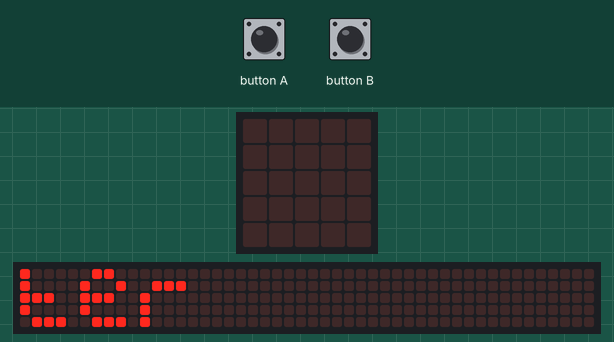
Simulated run of this program. Board: BBC micro:bit running MicroPython. Shown: the board's 5×5 LED display, a strip that is not on the board, showing the scrolling text unrolled. The inputs (shaded band) are chosen by the test bench. The 48×5 strip is a reading aid, not a part: it shows the text the display is scrolling, unrolled, one strip-width of it at a time.

Above: at 9.4 s.
10.7 s: button A pressed for 0.15 s
At 11.5 s:
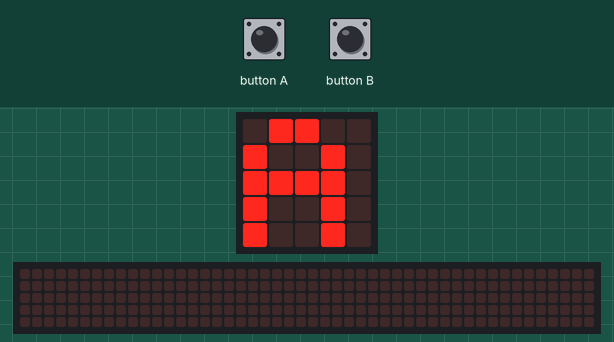
13.8 s: button B pressed for 0.15 s
At 15.1 s:
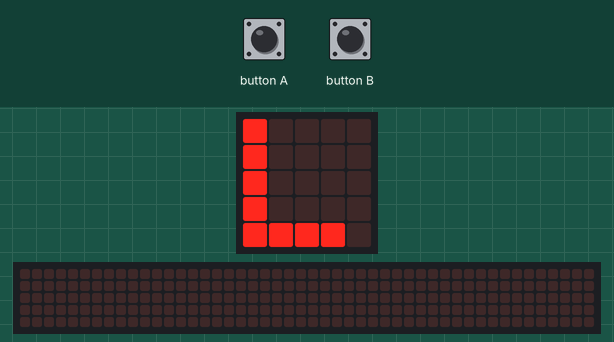
15.4 s: button B pressed for 3.2 s
At 19.7 s:
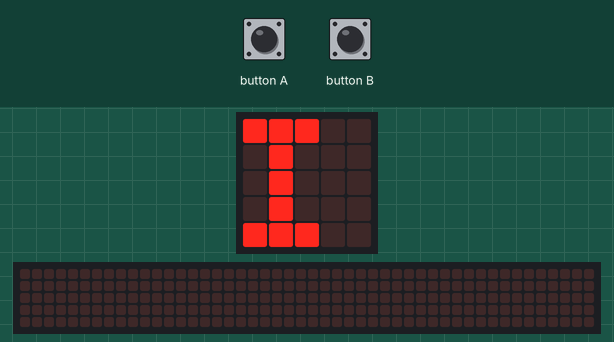
20.1 s: button A pressed for 1 s
At 21.3 s:
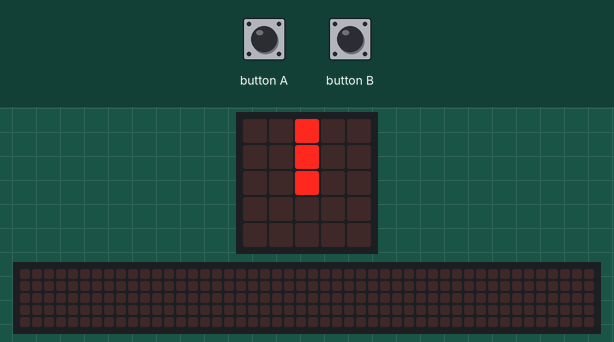
21.7 s: button B pressed for 3.2 s
At 25.9 s:
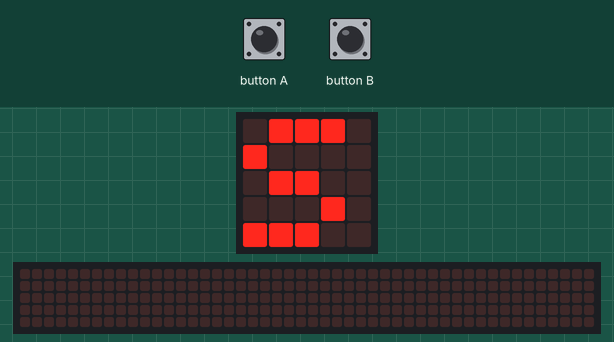
26.4 s: button A pressed for 0.15 s
At 28.0 s:
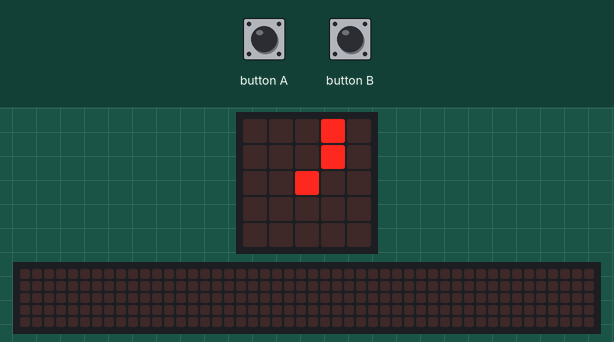

The program:

pickaLetter.py
```python
#pickaLetter
#button A starts the alphabet
#button B stops the alphabet and
#shows the chosen letter.
from microbit import *

display.scroll('Pick a letter')

letter = ['A','B','C','D','E','F','G','H','I','J',
            'K','L','M','N','O','P','Q','R','S','T',
            'U','V','W','X','Y','Z']
while True:
    if button_a.is_pressed():
        display.show('A')
        sleep(1000)
        strt = running_time()
        display.show(Image.ALL_CLOCKS, wait=False, loop = True)
    if button_b.is_pressed():
        display.show(letter[((running_time()-strt)//200)%26])
```

Measured:
- after the input at 10.7 s, the display: changes at once (image 1)
- after the input at 13.8 s, the display: first changes at once (image 2 shows a later state)
- after the input at 15.4 s, the display: first changes at once (image 3 shows a later state)
- after the input at 20.1 s, the display: first changes at once (image 4 shows a later state)
- after the input at 21.7 s, the display: first changes at once (image 5 shows a later state)
- after the input at 26.4 s, the display: first changes at once (image 6 shows a later state)
- what the display in image 4 shows lasts 0.4 s, from 21.1 s to 21.5 s
